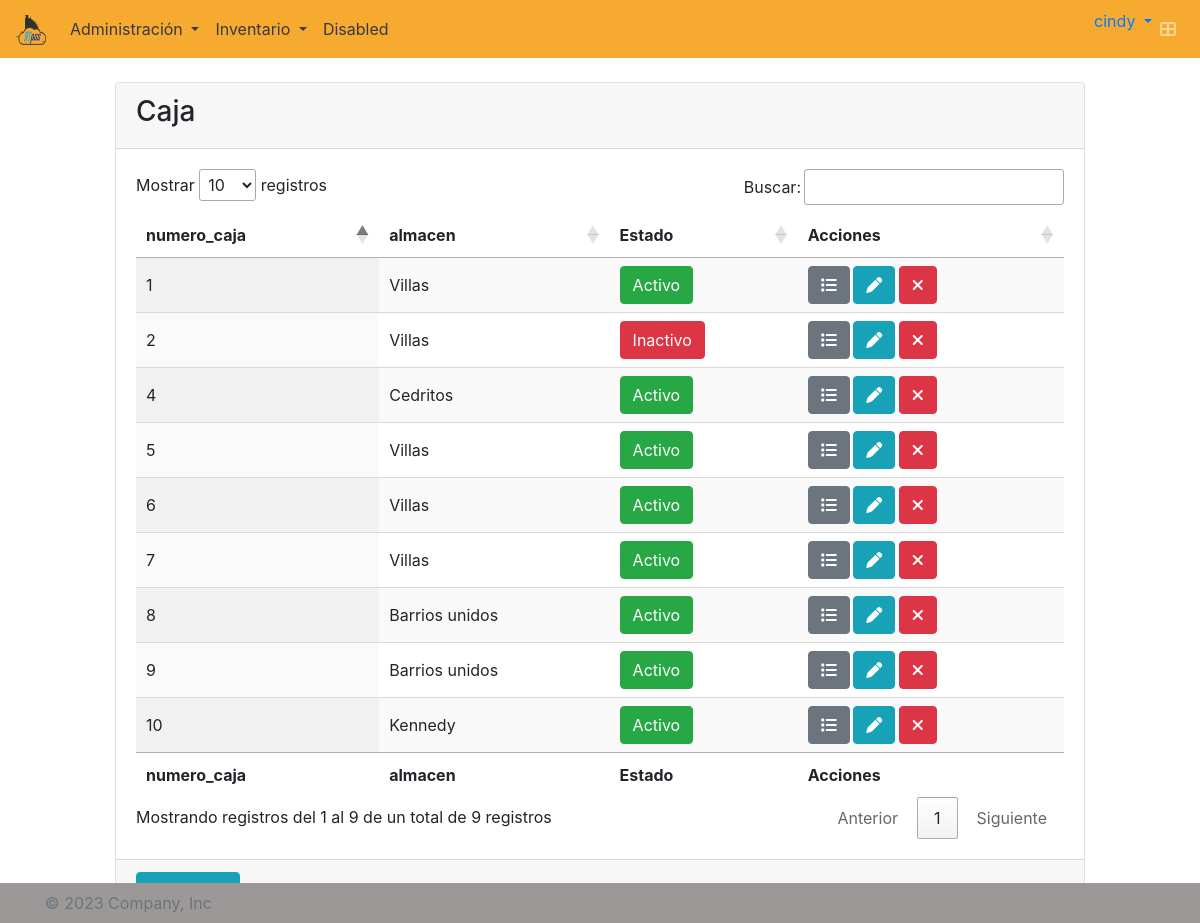
Screenshot of /cajaserie/list/ (signed in) with the database file from the repository.
### atpos/models.py (models this page shows, shortened)
class Usuario(AbstractUser):
    empresa = models.ForeignKey(Empresa, on_delete=models.CASCADE, blank=True, null=True)
    tel_inicial = models.CharField(max_length=10, blank=True, null=True)
    class Meta:
        default_permissions = ()
        permissions = [('add_usuario', 'Usuario crear'),
                        ('change_usuario', 'Usuario modificar'),
                        ('delete_usuario', 'Usuario eliminar'),
                        ('view_usuario', 'Usuario ver'),
                        ('password_usuario', 'Puede cambiar la clave usuario')]

class CajaSerie(models.Model):
    numero_caja = models.IntegerField()
    estado = models.CharField(
        max_length=1,
        choices=ESTADO,
        default=ACTIVO,
    )
    almacen = models.ForeignKey(Almacen, on_delete=models.CASCADE, blank=False)
    empresa = models.ForeignKey(Empresa, on_delete=models.CASCADE, blank=True, null=True)
    class Meta:
        default_permissions = ()
        permissions = [('add_cajaserie', 'CajaSerie crear'),
                       ('change_cajaserie', 'CajaSerie modificar'),
                       ('delete_cajaserie', 'CajaSerie eliminar'),
                       ('view_cajaserie', 'CajaSerie ver')]
        unique_together = ('numero_caja', 'almacen', 'empresa',)

class Almacen(models.Model):
    nombre_almacen = models.CharField(max_length=20)
    prefijo = models.CharField(max_length=5)
    telefono_fijo = models.CharField(max_length=30)
    telefono_celular = models.CharField(max_length=30)
    direccion_almacen = models.CharField(max_length=200)
    ciudad = models.CharField(max_length=30)
    listaprecios = models.ForeignKey(ListaPrecios, null=True, blank=True, on_delete=models.CASCADE)
    estado = models.CharField(
        max_length=1,
        choices=ESTADO,
        default=ACTIVO,
    )
    empresa = models.ForeignKey(Empresa, on_delete=models.CASCADE, blank=True, null=True)
    def __str__(self):
        return '{}'.format(self.nombre_almacen)
    class Meta:
        default_permissions = ()
        permissions = [('add_almacen', 'Almacén crear'),
                       ('change_almacen', 'Almacén modificar'),
                       ('delete_almacen', 'Almacén borrar'),
                       ('view_almacen', 'Almacén ver')]
        unique_together = ('empresa', 'nombre_almacen', 'prefijo')

### atpos/views.py (the view)
# urls.py: path('cajaserie/list/', login_required(CajaSerieList.as_view()), name='cajaserie-list'),
class CajaSerieList(ListView):
    model = CajaSerie
    fields = ['numero_caja', 'estado', 'almacen']
    def get_context_data(self, **kwargs):
        context = super().get_context_data(**kwargs)
        empresa = self.request.user.empresa
        cajaserie = CajaSerie.objects.filter(empresa=empresa)
        context["cajaserie"] = cajaserie
        return context

### atpos/templates/atpos/cajaserie_list.html (shortened to what this page needs)
{% extends 'base.html' %}
{% load static %}
{% block content %}
<br>
<section class="content" style="display: grid; place-items: center;">
    {% if cajaserie %}
    <div class="col-md-10">
        <div class="card">
            <div class="card-header">
                <h3>Caja</h3>
            </div>
            <div class="card-body">
                <table id="myTable" class="display" style="width:100%">
                    <thead>
                        <tr>
                            <th>numero_caja</th>
                            <th>almacen</th>
                            <th>Estado</th>
                            <th>Acciones</th>
                        </tr>
                    </thead>
                    <tbody>
                        {% for caja in cajaserie %}
                        <tr>
                            <td>{{ caja.numero_caja }}</td>
                            <td>{{ caja.almacen }}</td>
                            {% if caja.estado == '1' %}
                            <td><button id="boton_estado_{{caja.id}}"
                                    onclick="cambiarEstado('{{caja.id}}', 'cajaserie')"
                                    class="btn btn-success activo">Activo</button></td>
                            {% else %}
                            <td><button id="boton_estado_{{caja.id}}"
                                    onclick="cambiarEstado('{{caja.id}}', 'cajaserie')"
                                    class="btn btn-danger inactivo">Inactivo</button></td>
                            {% endif %}
                            <td>{{ caja.Acciones }}
                                <div class="btn-group btn-group-sm" role="group">
                                    <div class="mx-auto">
                                        <a class="btn btn-secondary" href="{% url 'cajaserie-detail' caja.id %}">
                                            <i class="fas fa-list"></i></a>
                                        <a class="btn btn-info" href="{% url 'cajaserie-update' caja.id %}">
                                            <i class="fas fa-pen"></i></a>
                                        <a class="btn btn-danger" href="{% url 'cajaserie-delete' caja.id %}">
                                                <i class="fas fa-times"></i></a>
                                    </div>
                                </div>
                            </td>
                        </tr>
                        {% endfor %}
                    </tbody>
                    <tfoot>
                        <tr>
                            <th>numero_caja</th>
                            <th>almacen</th>
                            <th>Estado</th>
                            <th>Acciones</th>
                        </tr>
                    </tfoot>
                </table>
            </div>
            <div class="card-footer">
                <a href="{% url 'cajaserie-crear' %}">
                    <button type="button" class="btn btn-info">Crear caja</button>
                </a>
            </div>
        </div>
    </div>
    {% endif %}
</section>
{% endblock %}

### templates/base.html (shortened to what this page needs)
{% load static %}
<!doctype html>
<html lang="en">
<head>
  <link rel="stylesheet" type="text/css" href="https://cdn.datatables.net/1.13.6/css/jquery.dataTables.css" />
  <link rel="stylesheet" type="text/css" href="https://cdn.datatables.net/fixedheader/3.3.2/css/fixedHeader.bootstrap.min.css">
  <link rel="stylesheet" type="text/css" href="https://cdn.datatables.net/responsive/2.4.1/css/responsive.bootstrap.min.css">
  <link rel="stylesheet" href="https://cdn.jsdelivr.net/npm/bootstrap@4.0.0/dist/css/bootstrap.min.css"
>
  <link rel="stylesheet" type="text/css" href="{% static 'atpos/css/style.css' %}">
</head>
<body>
  {% if user.is_authenticated %}
  {% include "components/navbar.html" %}
  {% endif %}
  {% block content %}{% endblock %}
  {% if user.is_authenticated %}
  {% include "components/footer.html" %}
  {% endif %}
</body>
</html>

### atpos/templates/components/navbar.html (shortened to what this page needs)
{% load static %}
<nav class="navbar navbar-expand-lg navbar-dark bg-color-nav">
  <a class="navbar-brand" href="{% url 'tablero' %}">
    <img src="{% static 'img/LogoATpos200px.png' %}" width="30" height="30" alt="">
  </a>
  <div class="collapse navbar-collapse colortext" id="navbarSupportedContent">
    <ul class="navbar-nav mr-auto">
      <li class="nav-item dropdown">
        <a class="nav-link dropdown-toggle text-dark" href="#" id="navbarDropdown" role="button" data-toggle="dropdown" aria-haspopup="true" aria-expanded="false">
          Administración
        </a>
      </li>
      <li class="nav-item dropdown">
        <a class="nav-link dropdown-toggle text-dark" href="#" id="navbarDropdown" role="button" data-toggle="dropdown" aria-haspopup="true" aria-expanded="false">
          Inventario
        </a>
      </li>
      <li class="nav-item">
        <a class="nav-link text-dark" href="#">Disabled</a>
      </li>
    </ul>
  </div>
  <ul class="navbar-nav ml-auto">
    <li class="dropdown user user-menu">
      <a href="#" class="dropdown-toggle" data-toggle="dropdown">
        <span class="hidden-xs">{{ user.username }}</span>
      </a>
    </li>
    <li class="nav-item">
      <a class="nav-link" data-widget="control-sidebar" data-slide="true" href="#" role="button">
        <i class="fas fa-th-large"></i>
      </a>
    </li>
  </ul>
</nav>

### atpos/templates/components/footer.html
{% load static %}
<footer class="d-flex flex-wrap justify-content-between align-items-center">
    <div class="col-md-4 d-flex align-items-center">
    <a href="/" class="mb-3 me-2 mb-md-0 text-muted text-decoration-none lh-1">
        <svg class="bi" width="30" height="24"><use xlink:href="#bootstrap"></use></svg>
    </a>
    <span class="text-muted">© 2023 Company, Inc</span>
    </div>
    <ul class="nav col-md-4 justify-content-end list-unstyled d-flex">
    <li class="ms-3">
        <a class="text-muted" href="#">
            <svg class="bi" width="24" height="24">
                <use xlink:href="#twitter"></use>
            </svg>
        </a>
    </li>
    <li class="ms-3"><a class="text-muted" href="#"><svg class="bi" width="24" height="24"><use xlink:href="#instagram"></use></svg></a></li>
    <li class="ms-3"><a class="text-muted" href="#"><svg class="bi" width="24" height="24"><use xlink:href="#facebook"></use></svg></a></li>
    </ul>
</footer>

### atpos/static/atpos/css/style.css (style rules this page uses)
footer { background-color: rgb(156, 152, 152); position: fixed; bottom: 0; width: 100%; height: 40px; color: rgb(233, 21, 21); }
.bg-color-nav { background-color: #f7aa30!important; }

### rows the page displays
Usuario: username "cindy"
CajaSerie: numero_caja "1", almacen "Villas"
CajaSerie: numero_caja "2", almacen "Villas"
CajaSerie: numero_caja "4", almacen "Cedritos"
CajaSerie: numero_caja "5", almacen "Villas"
CajaSerie: numero_caja "6", almacen "Villas"
CajaSerie: numero_caja "7", almacen "Villas"
CajaSerie: numero_caja "8", almacen "Barrios unidos"
CajaSerie: numero_caja "9", almacen "Barrios unidos"
CajaSerie: numero_caja "10", almacen "Kennedy"
